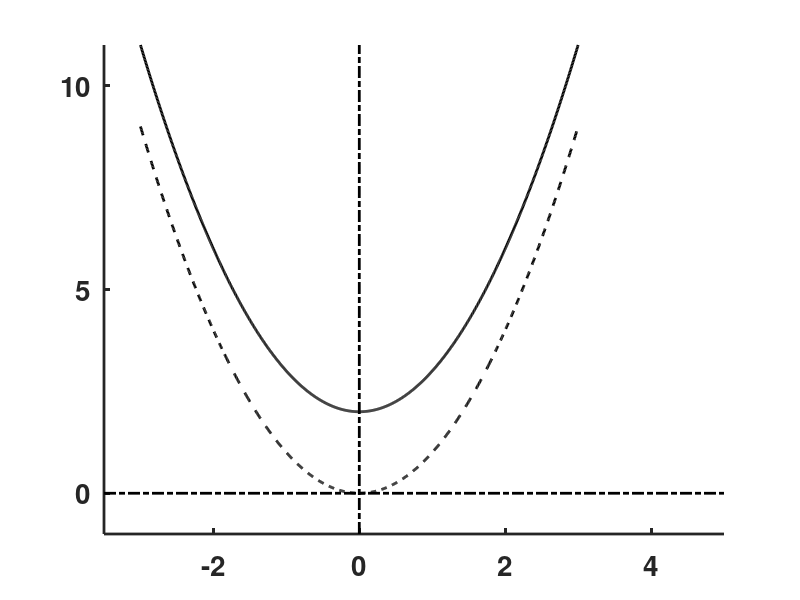

MATLAB code for this plot:
clear;  figure('Position',[100 100 400 400],'Color',[1 1 1]); clf;  hold on; 

xy=[-3.5 5 -1 11];
xx=linspace(-3,3,1000);  ym1=xx.^2;  plot(xx,ym1,'k--','LineWidth',2)
xx=linspace(-3,3,1000);  ym1=xx.^2+2;  plot(xx,ym1,'k','LineWidth',2)
set(gca,'LineWidth',2); 
axis(xy); axis manual;
plot([xy(1) xy(2)],[0 0],'k-.','LineWidth',2);
plot([0 0],[xy(3) xy(4)],'k-.','LineWidth',2);
set(gca,'XTick',[-2 0 2 4],'YTick',[-10 -5 0 5 10 15],'FontSize',20,'FontWeight','bold');
